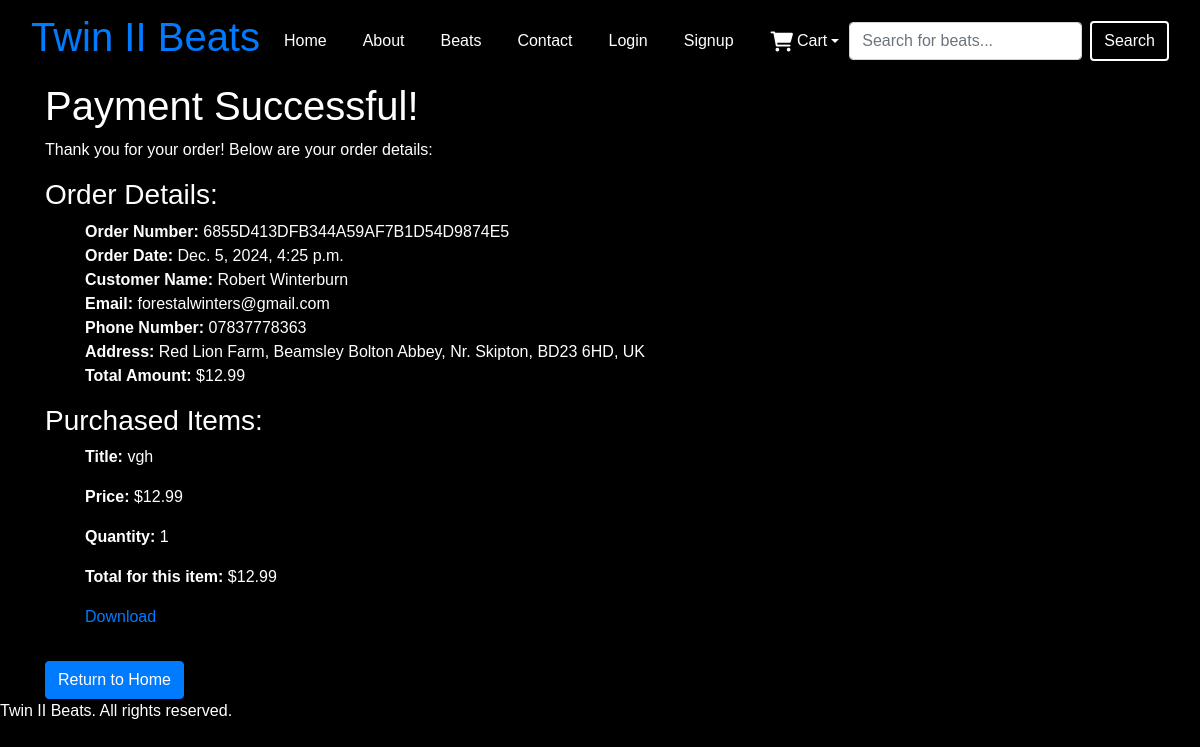
Screenshot of /checkout/payment_success/6855D413DFB344A59AF7B1D54D9874E5/ with the database file from the repository.
### checkout/models.py (models this page shows, shortened)
class Order(models.Model):
    order_number = models.CharField(max_length=32, null=False, editable=False)
    full_name = models.CharField(max_length=50, null=False, blank=False)
    email = models.EmailField(max_length=254, null=False, blank=False)
    phone_number = models.CharField(max_length=20, null=False, blank=False)
    country = models.CharField(max_length=40, null=False, blank=False)
    postcode = models.CharField(max_length=20, blank=True, default="")
    city = models.CharField(max_length=20, null=False, blank=False)
    street_address1 = models.CharField(max_length=80, null=False, blank=False)
    street_address2 = models.CharField(max_length=80, blank=True, default="")
    date = models.DateTimeField(auto_now_add=True)
    order_total = models.DecimalField(max_digits=10, decimal_places=2, null=False, default=0)
    grand_total = models.DecimalField(max_digits=10, decimal_places=2, null=False, default=0)
    stripe_payment_id = models.CharField(max_length=50, blank=True, null=True)
    stripe_payment_status = models.CharField(max_length=50, blank=True, null=True)
    stripe_metadata = models.JSONField(blank=True, null=True)

class OrderLineItem(models.Model):
    order = models.ForeignKey(Order, null=False, blank=False, on_delete=models.CASCADE, related_name='lineitems')
    beat = models.ForeignKey(Beat, null=True, blank=False, on_delete=models.CASCADE, db_column='beat_id')
    quantity = models.IntegerField(null=False, blank=False, default=0)
    lineitem_total = models.DecimalField(max_digits=6, decimal_places=2, null=False, blank=False, editable=False)

### instrumentals/models.py (models this page shows, shortened)
class Beat(models.Model):
    title = models.CharField(max_length=100)
    beat_id = models.UUIDField(default=uuid.uuid4, editable=False, unique=True)  # Unique beat ID
    producer = models.CharField(max_length=100)
    price = models.DecimalField(max_digits=10, decimal_places=2)
    cover_image = models.ImageField(upload_to='covers/', blank=True, null=True)
    audio_file = models.FileField(upload_to='audio/', blank=True, null=True)
    description = models.TextField(blank=True)
    release_date = models.DateField(null=True, blank=True)

### checkout/views.py (the view, shortened to what this page needs)
# urls.py: path('payment_success/<str:order_number>/', views.payment_success, name='payment_success'),
def payment_success(request, order_number):
    save_info = request.session.get('save_info')
    order = get_object_or_404(Order, order_number=order_number)
    messages.success(request, f'Order successfully processed! Your order number is {order_number}. A confirmation email will be sent to {order.email}.')
    purchased_items = OrderLineItem.objects.filter(order=order)
    if 'bag' in request.session:
        del request.session['bag']
    template = 'checkout/payment_success.html'
    context = {
        'order': order,
        'purchased_items': purchased_items,
    }
    return render(request, template, context)

### bag/context_processors.py (called while the page is built, shortened)
def cart_items(request):
    total_quantity = 0
    total_price = 0
    cart_items = []
    bag = request.session.get('bag', {})
    return {
        'cart_items': cart_items,
        'cart_item_count': total_quantity,
        'total_quantity': total_quantity,
        'total_price': total_price,
    }

### checkout/templates/checkout/payment_success.html (shortened to what this page needs)
{% extends "base.html" %}
{% load static %}
{% block content %}
<div class="container">
    <h1>Payment Successful!</h1>
    <p>Thank you for your order! Below are your order details:</p>
    <h3>Order Details:</h3>
    <ul>
        <li><strong>Order Number:</strong> {{ order.order_number }}</li>
        <li><strong>Order Date:</strong> {{ order.date }}</li>
        <li><strong>Customer Name:</strong> {{ order.full_name }}</li>
        <li><strong>Email:</strong> {{ order.email }}</li>
        <li><strong>Phone Number:</strong> {{ order.phone_number }}</li>
        <li><strong>Address:</strong> {{ order.street_address1 }},
            {% if order.street_address2 %}{{ order.street_address2 }}, {% endif %}
            {{ order.city }}, {{ order.postcode }}, {{ order.country }}
        </li>
        <li><strong>Total Amount:</strong> ${{ order.grand_total }}</li>
    </ul>
    <h3>Purchased Items:</h3>
    <ul>
        {% for item in purchased_items %}
            <li>
                <p><strong>Title:</strong> {{ item.beat.title }}</p>
                <p><strong>Price:</strong> ${{ item.beat.price }}</p>
                <p><strong>Quantity:</strong> {{ item.quantity }}</p>
                <p><strong>Total for this item:</strong> ${{ item.lineitem_total }}</p>
                {% if item.beat.audio_file %}
                    <p>
                        <a href="{{ item.beat.audio_file.url }}" download>Download</a>
                    </p>
                {% else %}
                    <p>Download not available for this item.</p>
                {% endif %}
            </li>
        {% empty %}
            <p>No items were purchased.</p>
        {% endfor %}
    </ul>
    <a href="{% url 'home' %}" class="btn btn-primary mt-3">Return to Home</a>
</div>
{% endblock %}

### static/css/styles.css (style rules this page uses)
body { background-color: black; color: #ffffff; margin: 0; font-family: Arial, sans-serif; }
ul { list-style-type: none; }

### rows the page displays
Order: order_number "6855D413DFB344A59AF7B1D54D9874E5", date "Dec. 5, 2024, 4:25 p.m.", full_name "Robert Winterburn", email "forestalwinters@gmail.com", phone_number "07837778363", street_address1 "Red Lion Farm", street_address2 "Beamsley Bolton Abbey", city "Nr. Skipton", postcode "BD23 6HD", country "UK", grand_total "12.99"
OrderLineItem: beat "vgh", beat.price "12.99", quantity "1", lineitem_total "12.99"
